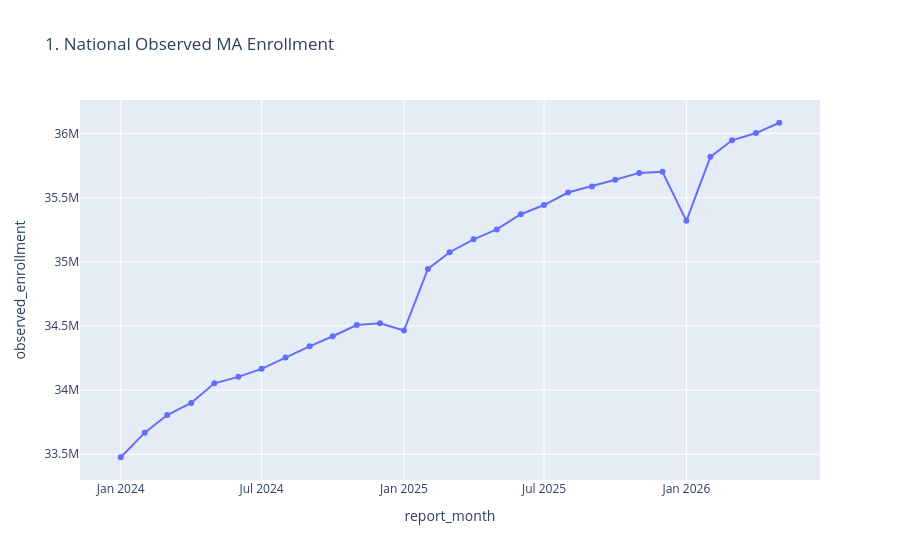

The notebook cell this image was saved under:
### Markdown cell above
### Graph 1: National Observed Enrollment Trend

Elements: x-axis is month; y-axis is observed enrollment; each marker is one CMS monthly file.

Why: this is the first forecasting target because it is the most stable aggregate series.

### Code cell
explain(
    "National Observed Enrollment Trend",
    "Line = month-to-month enrollment path; markers = available CMS months; y-axis = observed numeric enrollment.",
    "An upward line supports a growth/opportunity forecast. Sudden jumps should be reviewed before modeling.",
)
fig = px.line(monthly, x="report_month", y="observed_enrollment", markers=True, title="1. National Observed MA Enrollment")
fig.show()

### Figure 1 — Plotly figure (JSON) as saved in the notebook; plotly's stock layout.template omitted (floating-point values rounded to 4 significant figures)
{"data": [{"hovertemplate": "report_month=%{x}<br>observed_enrollment=%{y}<extra></extra>", "legendgroup": "", "line": {"color": "#636efa", "dash": "solid"}, "marker": {"symbol": "circle"}, "mode": "lines+markers", "name": "", "orientation": "v", "showlegend": false, "type": "scatter", "x": ["2024-01-01T00:00:00.000000", "2024-02-01T00:00:00.000000", "2024-03-01T00:00:00.000000", "2024-04-01T00:00:00.000000", "2024-05-01T00:00:00.000000", "2024-06-01T00:00:00.000000", "2024-07-01T00:00:00.000000", "2024-08-01T00:00:00.000000", "2024-09-01T00:00:00.000000", "2024-10-01T00:00:00.000000", "2024-11-01T00:00:00.000000", "2024-12-01T00:00:00.000000", "2025-01-01T00:00:00.000000", "2025-02-01T00:00:00.000000", "2025-03-01T00:00:00.000000", "2025-04-01T00:00:00.000000", "2025-05-01T00:00:00.000000", "2025-06-01T00:00:00.000000", "2025-07-01T00:00:00.000000", "2025-08-01T00:00:00.000000", "2025-09-01T00:00:00.000000", "2025-10-01T00:00:00.000000", "2025-11-01T00:00:00.000000", "2025-12-01T00:00:00.000000", "2026-01-01T00:00:00.000000", "2026-02-01T00:00:00.000000", "2026-03-01T00:00:00.000000", "2026-04-01T00:00:00.000000", "2026-05-01T00:00:00.000000"], "xaxis": "x", "y": [33480000.0, 33670000.0, 33810000.0, 33900000.0, 34050000.0, 34100000.0, 34170000.0, 34250000.0, 34340000.0, 34420000.0, 34510000.0, 34520000.0, 34460000.0, 34940000.0, 35070000.0, 35170000.0, 35250000.0, 35370000.0, 35440000.0, 35540000.0, 35590000.0, 35640000.0, 35690000.0, 35700000.0, 35320000.0, 35820000.0, 35950000.0, 36000000.0, 36080000.0], "yaxis": "y"}], "layout": {"legend": {"tracegroupgap": 0}, "title": {"text": "1. National Observed MA Enrollment"}, "xaxis": {"anchor": "y", "domain": [0.0, 1.0], "title": {"text": "report_month"}}, "yaxis": {"anchor": "x", "domain": [0.0, 1.0], "title": {"text": "observed_enrollment"}}}}
